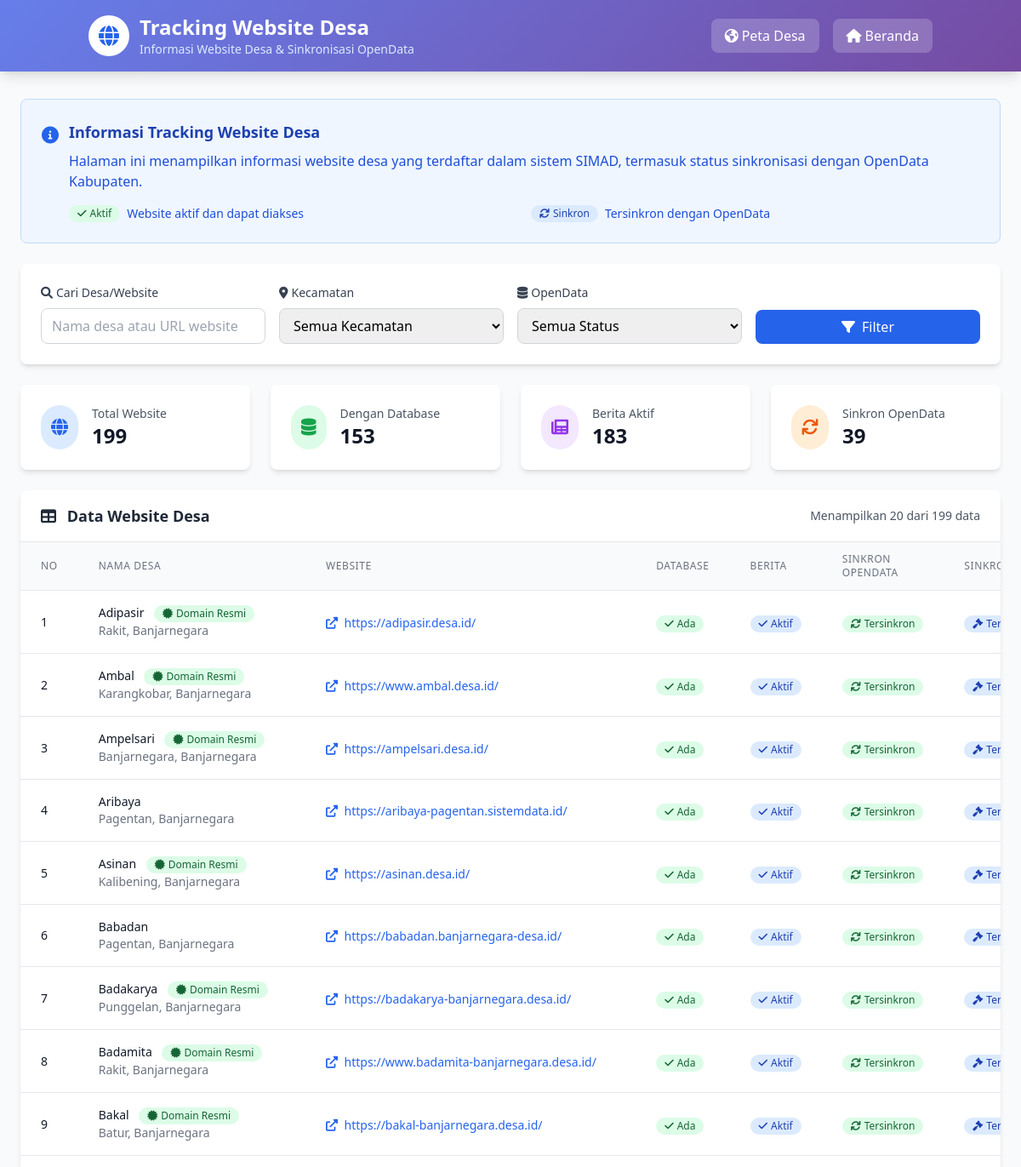
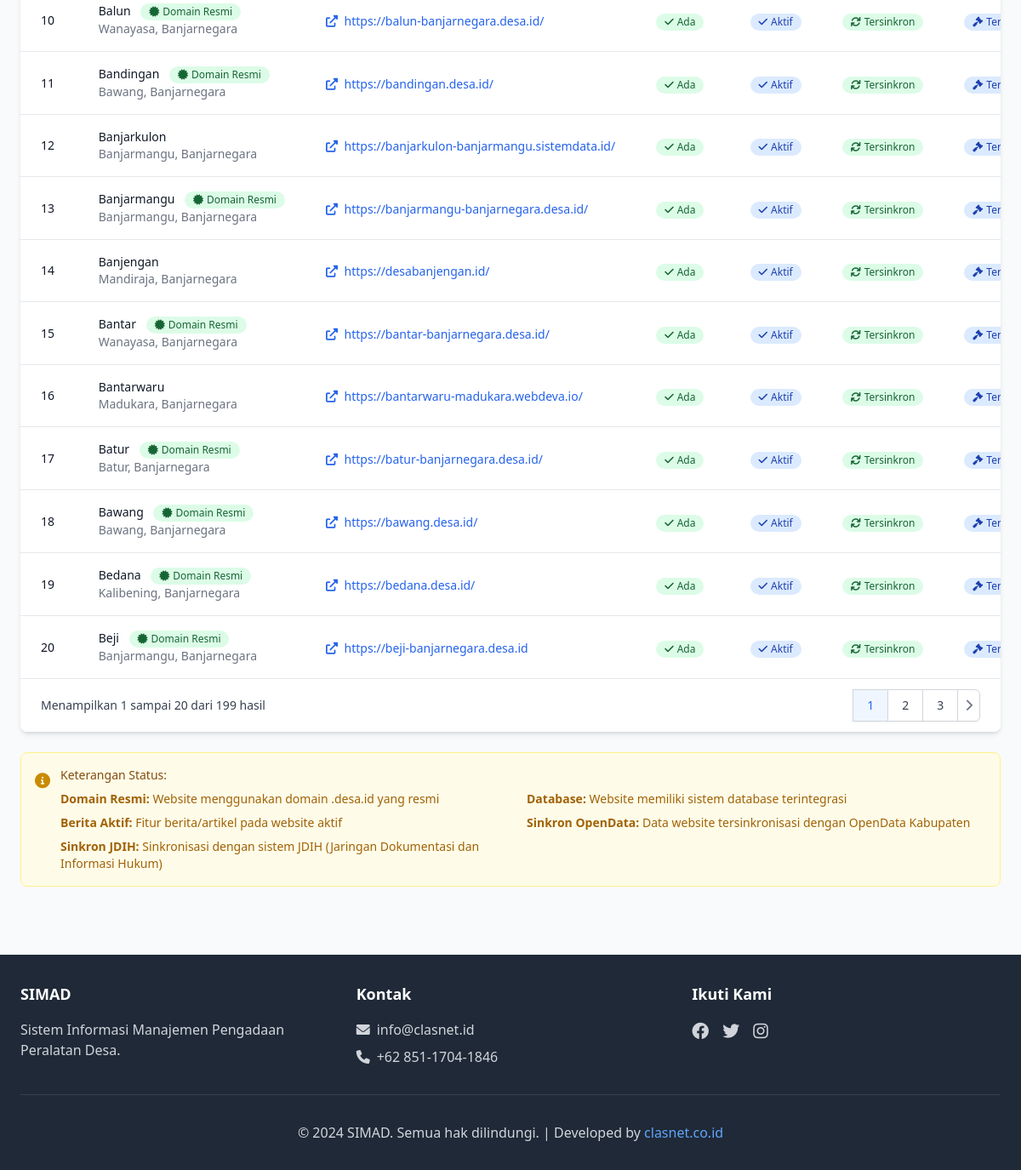
/tracking-desa.php, run on the app's committed database (2 pictures, top to bottom).
### tables this page shows
CREATE TABLE `website_desa` (
  `id` int(11) NOT NULL,
  `desa_id` int(11) DEFAULT NULL,
  `website_url` varchar(255) NOT NULL,
  `has_database` enum('ada','tidak_ada') DEFAULT 'tidak_ada',
  `news_active` enum('aktif','tidak_aktif') DEFAULT 'tidak_aktif',
  `developer_type` enum('clasnet','bukan_clasnet') DEFAULT 'bukan_clasnet',
  `opendata_sync` enum('sinkron','proses','tidak_sinkron') DEFAULT 'tidak_sinkron',
  `keterangan` text DEFAULT NULL,
  `created_at` timestamp NOT NULL DEFAULT current_timestamp(),
  `updated_at` timestamp NOT NULL DEFAULT current_timestamp() ON UPDATE current_timestamp()
);

CREATE TABLE `desa` (
  `id` int(11) NOT NULL,
  `nama_desa` varchar(100) NOT NULL,
  `alamat` text NOT NULL,
  `kecamatan` varchar(50) NOT NULL,
  `kabupaten` varchar(50) NOT NULL,
  `provinsi` varchar(50) NOT NULL,
  `latitude` decimal(10,8) DEFAULT NULL,
  `longitude` decimal(11,8) DEFAULT NULL,
  `kode_pos` varchar(10) DEFAULT NULL,
  `nama_kepala_desa` varchar(100) DEFAULT NULL,
  `jabatan_kepala_desa` varchar(100) DEFAULT NULL,
  `no_hp_kepala_desa` varchar(20) DEFAULT NULL,
  `nama_sekdes` varchar(100) DEFAULT NULL,
  `no_hp_sekdes` varchar(20) DEFAULT NULL,
  `nama_admin_it` varchar(100) DEFAULT NULL,
  `no_hp_admin_it` varchar(20) DEFAULT NULL,
  `email_desa` varchar(100) DEFAULT NULL,
  `pin` varchar(255) DEFAULT NULL,
  `kategori` enum('baru','rutin','prioritas') DEFAULT 'baru',
  `tingkat_digitalisasi` enum('rendah','sedang','tinggi') DEFAULT 'rendah',
  `limit_kredit` decimal(15,2) DEFAULT 0.00,
  `foto_kantor` varchar(255) DEFAULT NULL,
  `catatan_khusus` text DEFAULT NULL,
  `status` enum('aktif','nonaktif') DEFAULT 'aktif',
  `created_at` timestamp NOT NULL DEFAULT current_timestamp(),
  `updated_at` timestamp NOT NULL DEFAULT current_timestamp() ON UPDATE current_timestamp()
);

### tracking-desa.php (the view, shortened to what the rows shown need)
<?php
require_once 'config/database.php';
$where_conditions = [];
$params = [];
$where_clause = !empty($where_conditions) ? 'WHERE ' . implode(' AND ', $where_conditions) : '';
try {
    $pdo = getDBConnection();
} catch (Exception $e) {
    $total_records = 0;
}
$records_per_page = 20;
$current_page = isset($_GET['page']) ? max(1, intval($_GET['page'])) : 1;
$offset = ($current_page - 1) * $records_per_page;
try {
    $sql = "SELECT wd.*, d.nama_desa, d.kecamatan, d.kabupaten
            FROM website_desa wd
            LEFT JOIN desa d ON wd.desa_id = d.id
            $where_clause
            ORDER BY d.nama_desa ASC
            LIMIT $records_per_page OFFSET $offset";
    $stmt = $pdo->prepare($sql);
    $stmt->execute($params);
    $website_desa = $stmt->fetchAll(PDO::FETCH_ASSOC);
} catch (Exception $e) {
    $website_desa = [];
    $error_message = "Error: " . $e->getMessage();
}
?>
<!DOCTYPE html>
<html lang="id">
<head>
    <script src="https://cdn.tailwindcss.com"></script>
    <link rel="stylesheet" href="https://cdnjs.cloudflare.com/ajax/libs/font-awesome/6.0.0/css/all.min.css">
</head>
<body class="bg-gray-50 min-h-screen">
    <header class="bg-gradient shadow-lg">
        <div class="container mx-auto px-4 py-4">
            <div class="flex items-center justify-between">
                <div class="flex items-center space-x-3">
                    <div>
                        <h1 class="text-2xl font-bold text-white">Tracking Website Desa</h1>
                    </div>
                </div>
            </div>
        </div>
    </header>
    <div class="max-w-7xl mx-auto px-6 py-8">
        <div class="bg-white rounded-lg shadow-md overflow-hidden">
            <?php if (isset($error_message)): ?>
                <div class="p-6">
                    <div class="bg-red-50 border border-red-200 rounded-lg p-4">
                        <div class="flex items-center">
                            <i class="fas fa-exclamation-triangle text-red-600 mr-2"></i>
                            <span class="text-red-800"><?= htmlspecialchars($error_message) ?></span>
                        </div>
                    </div>
                </div>
            <?php else: ?>
                <div class="overflow-x-auto">
                    <table class="min-w-full divide-y divide-gray-200">
                        <thead class="bg-gray-50">
                            <tr>
                                <th class="px-6 py-3 text-left text-xs font-medium text-gray-500 uppercase tracking-wider">No</th>
                                <th class="px-6 py-3 text-left text-xs font-medium text-gray-500 uppercase tracking-wider">Nama Desa</th>
                                <th class="px-6 py-3 text-left text-xs font-medium text-gray-500 uppercase tracking-wider">Website</th>
                                <th class="px-6 py-3 text-left text-xs font-medium text-gray-500 uppercase tracking-wider">Database</th>
                                <th class="px-6 py-3 text-left text-xs font-medium text-gray-500 uppercase tracking-wider">Berita</th>
                                <th class="px-6 py-3 text-left text-xs font-medium text-gray-500 uppercase tracking-wider">Sinkron OpenData</th>
                                <th class="px-6 py-3 text-left text-xs font-medium text-gray-500 uppercase tracking-wider">Sinkron JDIH</th>
                            </tr>
                        </thead>
                        <tbody class="bg-white divide-y divide-gray-200">
                            <?php foreach ($website_desa as $index => $data): ?>
                                <tr class="table-hover">
                                    <td class="px-6 py-4 whitespace-nowrap text-sm text-gray-900">
                                        <?= $offset + $index + 1 ?>
                                    </td>
                                    <td class="px-6 py-4 whitespace-nowrap">
                                        <div class="text-sm font-medium text-gray-900">
                                            <?= htmlspecialchars(ucwords(strtolower($data['nama_desa'] ?? ''))) ?>
                                            <?php if (strpos(strtolower($data['website_url'] ?? ''), '.desa.id') !== false): ?>
                                                <span class="ml-2 inline-flex items-center px-2.5 py-0.5 rounded-full text-xs font-medium bg-green-100 text-green-800">
                                                    <i class="fas fa-certificate mr-1"></i>Domain Resmi
                                                </span>
                                            <?php endif; ?>
                                        </div>
                                        <div class="text-sm text-gray-500">
                                            <?= htmlspecialchars(ucwords(strtolower($data['kecamatan'] ?? ''))) ?>, <?= htmlspecialchars(ucwords(strtolower($data['kabupaten'] ?? ''))) ?>
                                        </div>
                                    </td>
                                    <td class="px-6 py-4 whitespace-nowrap">
                                        <?php if ($data['website_url']): ?>
                                            <a href="<?= htmlspecialchars($data['website_url']) ?>"
                                               target="_blank"
                                               class="text-blue-600 hover:text-blue-800 text-sm">
                                                <i class="fas fa-external-link-alt mr-1"></i>
                                                <?= htmlspecialchars($data['website_url']) ?>
                                            </a>
                                        <?php else: ?>
                                            <span class="text-gray-400 text-sm">Tidak ada</span>
                                        <?php endif; ?>
                                    </td>
                                    <td class="px-6 py-4 whitespace-nowrap">
                                        <?php if ($data['has_database']): ?>
                                            <span class="inline-flex items-center px-2.5 py-0.5 rounded-full text-xs font-medium bg-green-100 text-green-800">
                                                <i class="fas fa-check mr-1"></i>Ada
                                            </span>
                                        <?php else: ?>
                                            <span class="inline-flex items-center px-2.5 py-0.5 rounded-full text-xs font-medium bg-gray-100 text-gray-800">
                                                <i class="fas fa-times mr-1"></i>Tidak Ada
                                            </span>
                                        <?php endif; ?>
                                    </td>
                                    <td class="px-6 py-4 whitespace-nowrap">
                                        <?php if ($data['news_active']): ?>
                                            <span class="inline-flex items-center px-2.5 py-0.5 rounded-full text-xs font-medium bg-blue-100 text-blue-800">
                                                <i class="fas fa-check mr-1"></i>Aktif
                                            </span>
                                        <?php else: ?>
                                            <span class="inline-flex items-center px-2.5 py-0.5 rounded-full text-xs font-medium bg-gray-100 text-gray-800">
                                                <i class="fas fa-times mr-1"></i>Tidak Aktif
                                            </span>
                                        <?php endif; ?>
                                    </td>
                                    <td class="px-6 py-4 whitespace-nowrap">
                                        <?php if ($data['opendata_sync']): ?>
                                            <span class="inline-flex items-center px-2.5 py-0.5 rounded-full text-xs font-medium bg-green-100 text-green-800">
                                                <i class="fas fa-sync mr-1"></i>Tersinkron
                                            </span>
                                        <?php else: ?>
                                            <span class="inline-flex items-center px-2.5 py-0.5 rounded-full text-xs font-medium bg-red-100 text-red-800">
                                                <i class="fas fa-times mr-1"></i>Belum Sinkron
                                            </span>
                                        <?php endif; ?>
                                    </td>
                                    <td class="px-6 py-4 whitespace-nowrap">
                                        <?php if ($data['opendata_sync']): ?>
                                            <span class="inline-flex items-center px-2.5 py-0.5 rounded-full text-xs font-medium bg-blue-100 text-blue-800">
                                                <i class="fas fa-gavel mr-1"></i>Tersinkron
                                            </span>
                                        <?php else: ?>
                                            <span class="inline-flex items-center px-2.5 py-0.5 rounded-full text-xs font-medium bg-gray-100 text-gray-800">
                                                <i class="fas fa-times mr-1"></i>Belum Sinkron
                                            </span>
                                        <?php endif; ?>
                                    </td>
                                </tr>
                            <?php endforeach; ?>
                        </tbody>
                    </table>
                </div>
            <?php endif; ?>
        </div>
    </div>
</body>
</html>

### data on the page
website_desa: index "1", desa.nama_desa "Adipasir", shows "Domain Resmi", desa.kecamatan "Rakit", desa.kabupaten "Banjarnegara", website_url "https://adipasir.desa.id/", has_database "Ada", news_active "Aktif", opendata_sync "Tersinkron"
website_desa: index "2", desa.nama_desa "Ambal", shows "Domain Resmi", desa.kecamatan "Karangkobar", desa.kabupaten "Banjarnegara", website_url "https://www.ambal.desa.id/", has_database "Ada", news_active "Aktif", opendata_sync "Tersinkron"
website_desa: index "3", desa.nama_desa "Ampelsari", shows "Domain Resmi", desa.kecamatan "Banjarnegara", desa.kabupaten "Banjarnegara", website_url "https://ampelsari.desa.id/", has_database "Ada", news_active "Aktif", opendata_sync "Tersinkron"
website_desa: index "4", desa.nama_desa "Aribaya", desa.kecamatan "Pagentan", desa.kabupaten "Banjarnegara", website_url "https://aribaya-pagentan.sistemdata.id/", has_database "Ada", news_active "Aktif", opendata_sync "Tersinkron"
website_desa: index "5", desa.nama_desa "Asinan", shows "Domain Resmi", desa.kecamatan "Kalibening", desa.kabupaten "Banjarnegara", website_url "https://asinan.desa.id/", has_database "Ada", news_active "Aktif", opendata_sync "Tersinkron"
website_desa: index "6", desa.nama_desa "Babadan", desa.kecamatan "Pagentan", desa.kabupaten "Banjarnegara", website_url "https://babadan.banjarnegara-desa.id/", has_database "Ada", news_active "Aktif", opendata_sync "Tersinkron"
website_desa: index "7", desa.nama_desa "Badakarya", shows "Domain Resmi", desa.kecamatan "Punggelan", desa.kabupaten "Banjarnegara", website_url "https://badakarya-banjarnegara.desa.id/", has_database "Ada", news_active "Aktif", opendata_sync "Tersinkron"
website_desa: index "8", desa.nama_desa "Badamita", shows "Domain Resmi", desa.kecamatan "Rakit", desa.kabupaten "Banjarnegara", website_url "https://www.badamita-banjarnegara.desa.id/", has_database "Ada", news_active "Aktif", opendata_sync "Tersinkron"
website_desa: index "9", desa.nama_desa "Bakal", shows "Domain Resmi", desa.kecamatan "Batur", desa.kabupaten "Banjarnegara", website_url "https://bakal-banjarnegara.desa.id/", has_database "Ada", news_active "Aktif", opendata_sync "Tersinkron"
website_desa: index "10", desa.nama_desa "Balun", shows "Domain Resmi", desa.kecamatan "Wanayasa", desa.kabupaten "Banjarnegara", website_url "https://balun-banjarnegara.desa.id/", has_database "Ada", news_active "Aktif", opendata_sync "Tersinkron"
website_desa: index "11", desa.nama_desa "Bandingan", shows "Domain Resmi", desa.kecamatan "Bawang", desa.kabupaten "Banjarnegara", website_url "https://bandingan.desa.id/", has_database "Ada", news_active "Aktif", opendata_sync "Tersinkron"
website_desa: index "12", desa.nama_desa "Banjarkulon", desa.kecamatan "Banjarmangu", desa.kabupaten "Banjarnegara", website_url "https://banjarkulon-banjarmangu.sistemdata.id/", has_database "Ada", news_active "Aktif", opendata_sync "Tersinkron"
website_desa: index "13", desa.nama_desa "Banjarmangu", shows "Domain Resmi", desa.kecamatan "Banjarmangu", desa.kabupaten "Banjarnegara", website_url "https://banjarmangu-banjarnegara.desa.id/", has_database "Ada", news_active "Aktif", opendata_sync "Tersinkron"
website_desa: index "14", desa.nama_desa "Banjengan", desa.kecamatan "Mandiraja", desa.kabupaten "Banjarnegara", website_url "https://desabanjengan.id/", has_database "Ada", news_active "Aktif", opendata_sync "Tersinkron"
website_desa: index "15", desa.nama_desa "Bantar", shows "Domain Resmi", desa.kecamatan "Wanayasa", desa.kabupaten "Banjarnegara", website_url "https://bantar-banjarnegara.desa.id/", has_database "Ada", news_active "Aktif", opendata_sync "Tersinkron"
website_desa: index "16", desa.nama_desa "Bantarwaru", desa.kecamatan "Madukara", desa.kabupaten "Banjarnegara", website_url "https://bantarwaru-madukara.webdeva.io/", has_database "Ada", news_active "Aktif", opendata_sync "Tersinkron"
website_desa: index "17", desa.nama_desa "Batur", shows "Domain Resmi", desa.kecamatan "Batur", desa.kabupaten "Banjarnegara", website_url "https://batur-banjarnegara.desa.id/", has_database "Ada", news_active "Aktif", opendata_sync "Tersinkron"
website_desa: index "18", desa.nama_desa "Bawang", shows "Domain Resmi", desa.kecamatan "Bawang", desa.kabupaten "Banjarnegara", website_url "https://bawang.desa.id/", has_database "Ada", news_active "Aktif", opendata_sync "Tersinkron"
website_desa: index "19", desa.nama_desa "Bedana", shows "Domain Resmi", desa.kecamatan "Kalibening", desa.kabupaten "Banjarnegara", website_url "https://bedana.desa.id/", has_database "Ada", news_active "Aktif", opendata_sync "Tersinkron"
website_desa: index "20", desa.nama_desa "Beji", shows "Domain Resmi", desa.kecamatan "Banjarmangu", desa.kabupaten "Banjarnegara", website_url "https://beji-banjarnegara.desa.id", has_database "Ada", news_active "Aktif", opendata_sync "Tersinkron"

### other printed values
$total_websites "199"
$websites_with_db "153"
$websites_with_news "183"
$synced_websites "39"
count($website_desa) "20"
$total_records "199"
$offset + 1 "1"
min($offset + $records_per_page, $total_records) "20"
